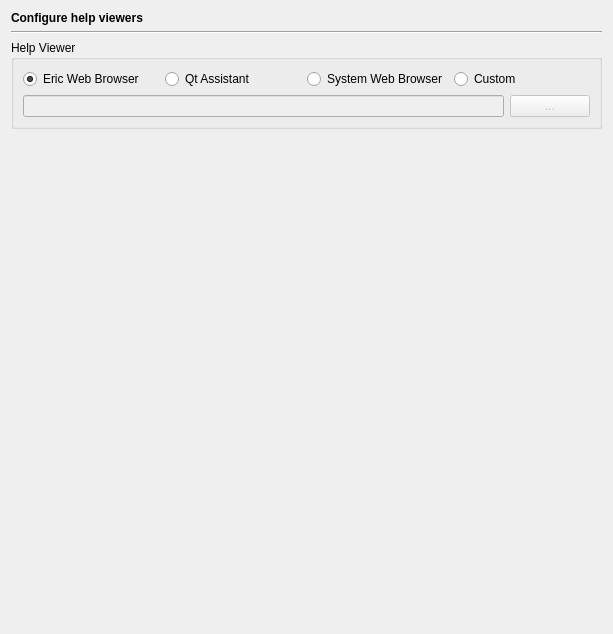
<?xml version="1.0" encoding="UTF-8"?>
<ui version="4.0">
 <class>HelpViewersPage</class>
 <widget class="QWidget" name="HelpViewersPage">
  <property name="geometry">
   <rect>
    <x>0</x>
    <y>0</y>
    <width>613</width>
    <height>634</height>
   </rect>
  </property>
  <layout class="QVBoxLayout" name="verticalLayout_3">
   <item>
    <widget class="QLabel" name="headerLabel">
     <property name="text">
      <string>&lt;b&gt;Configure help viewers&lt;/b&gt;</string>
     </property>
    </widget>
   </item>
   <item>
    <widget class="Line" name="line17">
     <property name="frameShape">
      <enum>QFrame::HLine</enum>
     </property>
     <property name="frameShadow">
      <enum>QFrame::Sunken</enum>
     </property>
     <property name="orientation">
      <enum>Qt::Horizontal</enum>
     </property>
    </widget>
   </item>
   <item>
    <widget class="QGroupBox" name="groupBox">
     <property name="title">
      <string>Help Viewer</string>
     </property>
     <layout class="QGridLayout">
      <item row="1" column="0" colspan="4">
       <layout class="QHBoxLayout">
        <item>
         <widget class="QLineEdit" name="customViewerEdit">
          <property name="enabled">
           <bool>false</bool>
          </property>
          <property name="toolTip">
           <string>Enter the custom viewer to be used</string>
          </property>
         </widget>
        </item>
        <item>
         <widget class="QPushButton" name="customViewerSelectionButton">
          <property name="enabled">
           <bool>false</bool>
          </property>
          <property name="toolTip">
           <string>Press to select the custom viewer via a file selection dialog</string>
          </property>
          <property name="text">
           <string>...</string>
          </property>
         </widget>
        </item>
       </layout>
      </item>
      <item row="0" column="3">
       <widget class="QRadioButton" name="customViewerButton">
        <property name="toolTip">
         <string>Select to use a custom viewer</string>
        </property>
        <property name="text">
         <string>Custom</string>
        </property>
       </widget>
      </item>
      <item row="0" column="1">
       <widget class="QRadioButton" name="qtAssistantButton">
        <property name="toolTip">
         <string>Select to use Qt Assistant</string>
        </property>
        <property name="text">
         <string>Qt Assistant</string>
        </property>
       </widget>
      </item>
      <item row="0" column="0">
       <widget class="QRadioButton" name="helpBrowserButton">
        <property name="toolTip">
         <string>Select to use the Eric Web Browser</string>
        </property>
        <property name="text">
         <string>Eric Web Browser</string>
        </property>
        <property name="checked">
         <bool>true</bool>
        </property>
       </widget>
      </item>
      <item row="0" column="2">
       <widget class="QRadioButton" name="webBrowserButton">
        <property name="toolTip">
         <string>Select to use the configured web browser of the system</string>
        </property>
        <property name="text">
         <string>System Web Browser</string>
        </property>
       </widget>
      </item>
     </layout>
    </widget>
   </item>
   <item>
    <spacer>
     <property name="orientation">
      <enum>Qt::Vertical</enum>
     </property>
     <property name="sizeHint" stdset="0">
      <size>
       <width>479</width>
       <height>121</height>
      </size>
     </property>
    </spacer>
   </item>
  </layout>
 </widget>
 <tabstops>
  <tabstop>helpBrowserButton</tabstop>
  <tabstop>qtAssistantButton</tabstop>
  <tabstop>webBrowserButton</tabstop>
  <tabstop>customViewerButton</tabstop>
  <tabstop>customViewerEdit</tabstop>
  <tabstop>customViewerSelectionButton</tabstop>
 </tabstops>
 <resources/>
 <connections>
  <connection>
   <sender>customViewerButton</sender>
   <signal>toggled(bool)</signal>
   <receiver>customViewerEdit</receiver>
   <slot>setEnabled(bool)</slot>
   <hints>
    <hint type="sourcelabel">
     <x>592</x>
     <y>94</y>
    </hint>
    <hint type="destinationlabel">
     <x>231</x>
     <y>109</y>
    </hint>
   </hints>
  </connection>
  <connection>
   <sender>customViewerButton</sender>
   <signal>toggled(bool)</signal>
   <receiver>customViewerSelectionButton</receiver>
   <slot>setEnabled(bool)</slot>
   <hints>
    <hint type="sourcelabel">
     <x>592</x>
     <y>94</y>
    </hint>
    <hint type="destinationlabel">
     <x>591</x>
     <y>127</y>
    </hint>
   </hints>
  </connection>
 </connections>
</ui>
